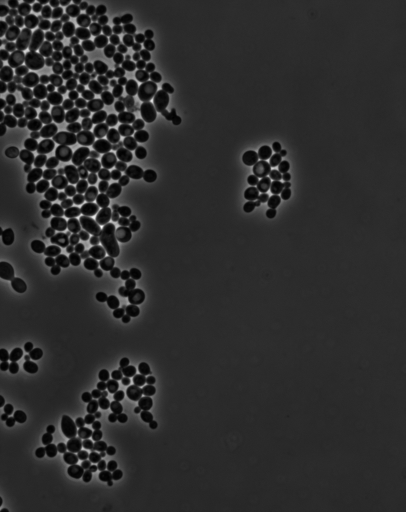
%> input picture RBT_on_AI_segmentation_tool/yeast_nd057_t000250c1_original.tif, 406 x 512 px
$ octave --eval "result = AICHE(imread('../RBT_on_AI_segmentation_tool/yeast_nd057_t000250c1_original.tif'));"   (GNU Octave 9; MATLAB toolbox functions it lacks are replaced by stand-ins)
%> lines starting %> are read from the running program, lines starting %| are printed output that depends on the picture
function output = AICHE(input)
%%%%%%%
% AICHE - Automatically choose AICHE for uint8 or uint16 input
%
% Input:
%   input - grayscale image (uint8 or uint16)
%
% Output:
%   output - enhanced image (same format as input)
%
% % Note: this code is derived from the algorithm proposed in
%   B. Ye, S. Jin, B. Li, S. Yan, and D. Zhang,
%   "Dual histogram equalization algorithm based on adaptive image correction,"
%   *Applied Sciences*, vol. 13, no. 19, article 10649, 2023.
%   https://doi.org/10.3390/app131910649
%%%%%%%

    if isa(input, 'uint8')
        output = AICHE_uint8(input);
    elseif isa(input, 'uint16')
        output = AICHE_uint16(input);
    else
        error('AICHE only supports uint8 or uint16 grayscale images.');
    end
end


% [87 lines left out: functions AICHE_uint8, improved_otsu, adaptive_local_correction, not called in this run]

function output = AICHE_uint16(input)
    % AICHE for uint16 grayscale images (intensity range: [0, 65535])
    % input: uint16 grayscale image
    % output: uint16 enhanced image

    input = double(input);
    [rows, cols] = size(input);
%> rows = 512; cols = 406
    L = 65536; % For uint16 image

    % Step 1: Compute improved Otsu threshold
    threshold = improved_otsu_uint16(input, L);
%> in improved_otsu_uint16, `total = sum(counts);`: total = 207872
%> after the loop in improved_otsu_uint16, `for t = 1:L-1`: max_sigma = 1542311.1; threshold = 7900
%> threshold = 7900

    % Step 2: Histogram segmentation and equalization
    hist_input = imhist(uint16(input), L);
    hist1 = hist_input(1:threshold+1);
%> hist1 = 7901 values, max 535 at index 5527, min 0 at index 1, mean 24.57
    hist2 = hist_input(threshold+2:end);

    cdf1 = cumsum(hist1) / sum(hist1);
%> cdf1 = 7901 values from 0 to 1
    cdf2 = cumsum(hist2) / sum(hist2);

    map1 = round(cdf1 * threshold);
%> map1 = 7901 values from 0 to 7900
    map2 = round(cdf2 * (L - threshold - 1)) + threshold + 1;

    % Apply equalization mapping
    equalized = zeros(size(input));
    for i = 1:rows
        for j = 1:cols
            pixel = input(i,j);
            if pixel <= threshold
                equalized(i,j) = map1(pixel + 1);
            else
                equalized(i,j) = map2(pixel - threshold);
            end
        end
    end
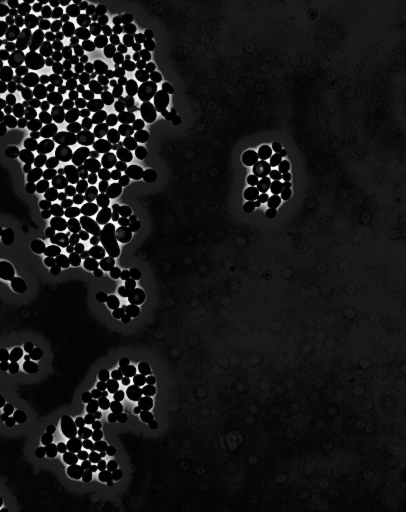
%> equalized: size 512x406 double; min 0, max 65536, mean 6118.3; drawn with min black and max white

    % Step 3: Adaptive local brightness correction
    output = adaptive_local_correction_uint16(input, equalized);
    output = uint16(min(max(output, 0), L - 1));
end

function threshold = improved_otsu_uint16(img, L)
    % Improved Otsu method for uint16 grayscale images
    [counts, ~] = imhist(uint16(img), L);
    total = sum(counts);
    max_sigma = 0;
    threshold = 0;

    for t = 1:L-1
        w0 = sum(counts(1:t)) / total;
        w1 = sum(counts(t+1:end)) / total;
        if w0 == 0 || w1 == 0
            continue;
        end
        mu0 = sum((0:t-1)'.*counts(1:t)) / sum(counts(1:t));
        mu1 = sum((t:L-1)'.*counts(t+1:end)) / sum(counts(t+1:end));
        sigma_b = w0 * w1 * (mu0 - mu1)^2;
        if sigma_b > max_sigma
            max_sigma = sigma_b;
            threshold = t - 1;
        end
    end
end

function corrected = adaptive_local_correction_uint16(original, equalized)
    % Adaptive local brightness correction for uint16 images
    [rows, cols] = size(original);
%> rows = 512; cols = 406
    corrected = zeros(rows, cols);
    window_size = 3;
    pad_size = floor(window_size / 2);
    padded_original = padarray(original, [pad_size, pad_size], 'symmetric');
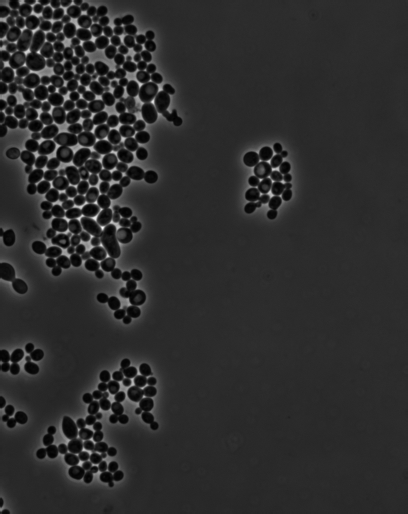
%> padded_original: size 514x408 double; min 2381, max 20995, mean 5728.8; drawn with min black and max white
    padded_equalized = padarray(equalized, [pad_size, pad_size], 'symmetric');
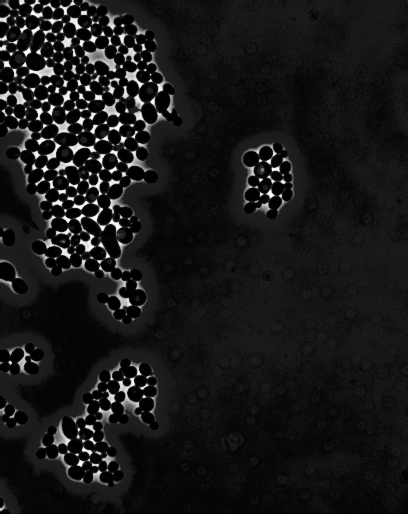
%> padded_equalized: size 514x408 double; min 0, max 65536, mean 6109.4; drawn with min black and max white

    for i = 1:rows
        for j = 1:cols
            local_orig = padded_original(i:i+window_size-1, j:j+window_size-1);
            local_eq = padded_equalized(i:i+window_size-1, j:j+window_size-1);
            mean_orig = mean(local_orig(:));
            mean_eq = mean(local_eq(:));
            if mean_eq == 0
                corrected(i,j) = equalized(i,j);
            else
                corrected(i,j) = equalized(i,j) * (mean_orig / mean_eq);
            end
        end
    end
end
%> (the run ends here)
